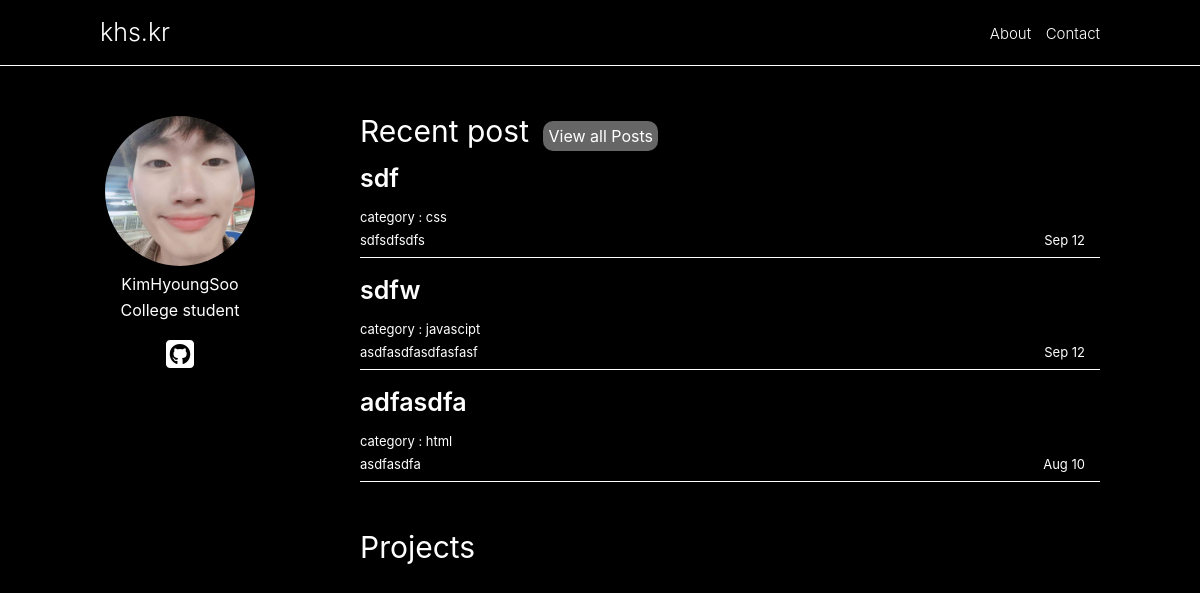
/, run on an earlier commit of the app's database.
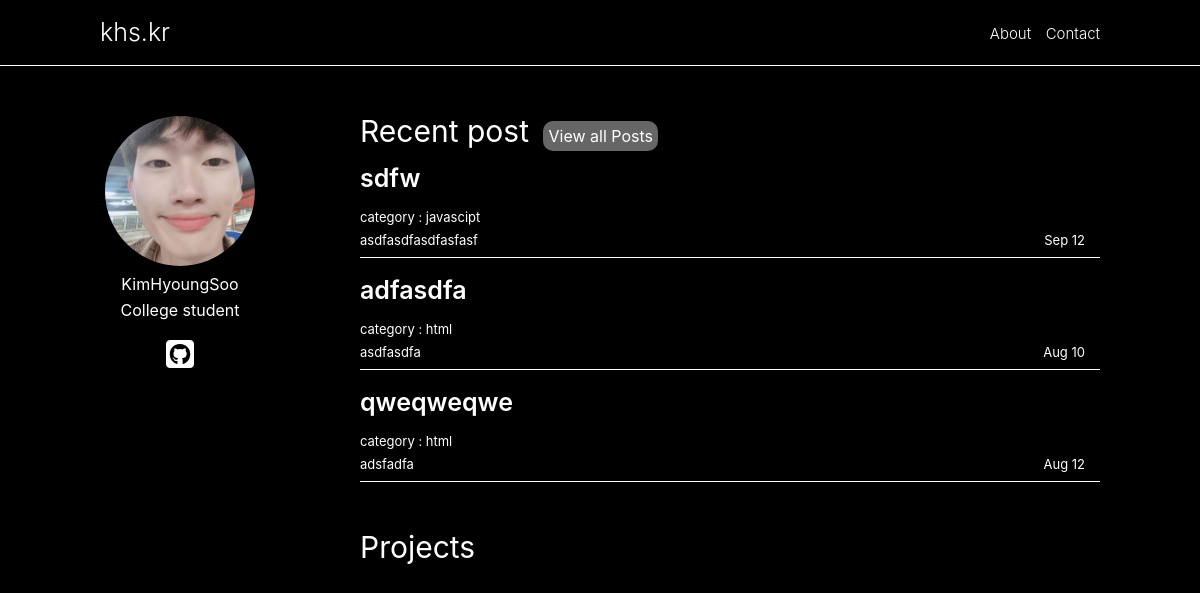
And on a later commit of the database.
### web/models.py (models this page shows, shortened)
class Post(models.Model):
    title = models.CharField(max_length=100)
    content = summer_fields.SummernoteTextField(default='')
    type = models.CharField(max_length=80, choices=LANG_TYPE, null=True)
    description = models.CharField(max_length=200, default='')
    dt_created = models.DateField()

### startpage/views.py (the view)
# urls.py: path('', views.introduce, name='introduce'),
def introduce(request):
    object = Post.objects.all()
    p = len(object)
    object_sub = object[p-3:p]
    return render(request, 'startpage/index.html', {'obj': object_sub})

### startpage/templates/startpage/index.html (shortened to what this page needs)
{% load static %}
<!DOCTYPE html>
<html lang="en">
  <head>
    <link rel="stylesheet" href={% static 'startpage/css/style.css' %}>
  </head>
  <body>
    <div class='introduce'>
      <div>
        <a class='introduce-nav__link' href={% url 'introduce' %}>
          <p class='introduce-nav__title'>khs.kr</p>
      </div>
      <div class='introduce-nav__post-list'>
        <a href="#">About</a>
        <a href="#">Contact</a>
      </div>
    </div>
    <div class='container'>
      <div class='container__about-me'>
        <img class='container__img' src={% static 'startpage/images/1.jpg' %} alt="">
        <span>KimHyoungSoo</span>
        <span>
          College student
        </span>
        <a href="https://github.com/HyoungSooo">
          <i class="fab fa-github-square fa-2x"></i>
        </a>
      </div>
      <div class='container__contents'>
        <div class='container__contents__recent'>
          <span class='container__contents__title'>Recent post</span>
          <a class='container__contents__link' href={% url 'index' %}>
            <span>View all Posts</span></a>
          <div class="content">
            {% for obj in obj %}
              <div class='content__box'>
                <a href={% url 'post-detail' obj.id %}>
                  <h2 class='content__title'>{{obj.title}}</h2>
                  <div class='content-title__box'>
                    <div class="description">
                      <span class='content__category'>category :
                        {{obj.type}}
                      </span>
                      <div class='content__description'>
                        <p>{{obj.description}}</p>
                      </div>
                    </div>
                    <div class="content__date">
                      <span>{{obj.dt_created|date:"M"}}
                        {{obj.dt_created|date:"d"}}</span>
                    </div>
                  </div>
                </a>
              </div>
            {% endfor %}
          </div>
        </div>
        <div class="projects">
          <p>Projects</p>
        </div>
      </div>
    </body>
  </html>

What changed in the data, as far as the page shows it:
no longer on this page (row unchanged): Post: title "sdf", type "css", description "sdfsdfsdfs", dt_created "Sep", dt_created "12"
added Post: title "qweqweqwe", type "html", description "adsfadfa", dt_created "Aug", dt_created "12"
